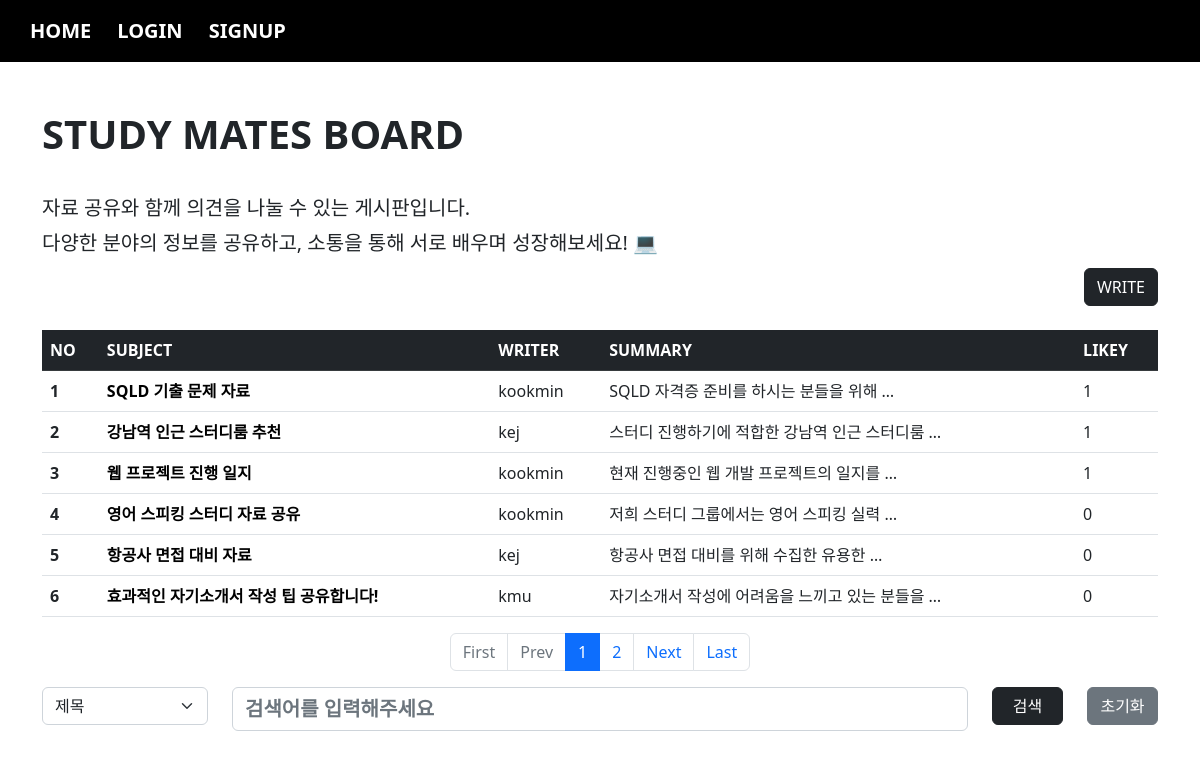
The app's page /board/index/ with its own data.
### board/models.py (models this page shows, shortened)
class Board(models.Model):
    subject = models.CharField(max_length=100)
    writer = models.ForeignKey(User, on_delete=models.CASCADE, related_name="writer", default='')
    content = models.TextField()
    pubdate = models.DateTimeField(default=timezone.now)
    likey = models.ManyToManyField(User, blank=True, related_name="likey")

### acc/models.py (models this page shows, shortened)
class User(AbstractUser):
    comment = models.TextField(blank=True)
    age = models.IntegerField(default=0)
    pic = models.ImageField(upload_to="user/%y")

### board/views.py (the view)
# urls.py: path('index/', views.index, name="index"),
def index(request):
    cate = request.GET.get("cate", "")
    kw = request.GET.get("kw", "")
    pg = request.GET.get("page", 1)
    if kw:
        if cate == "sub":
            b = Board.objects.filter(subject__startswith=kw)
        elif cate == "wri":
            try:
                from acc.models import User
                u = User.objects.get(username=kw)
                b = Board.objects.filter(writer=u)
            except:
                pass
        elif cate == "con":
            b = Board.objects.filter(content__contains=kw)
    else:
        b = Board.objects.all()
    pag = Paginator(b, 6)
    obj = pag.get_page(pg)
    context = {
        "bset" : obj,
        "cate" : cate,
        "kw" : kw,
    }
    return render(request, "board/index.html", context)

### templates/board/index.html (shortened to what this page needs)
{% extends 'base.html' %}
{% block con %}
    {% load mathfilters %}
    <h1><b>STUDY MATES BOARD</b></h1>
    <br>
    <h5 style="line-height : 35px">자료 공유와 함께 의견을 나눌 수 있는 게시판입니다. <br> 다양한 분야의 정보를 공유하고, 소통을 통해 서로 배우며 성장해보세요! 💻</h5>
    <div class="text-end">
        <a class="btn btn-dark" href="{% url 'board:create' %}">WRITE</a>
    </div>
    <table class="table table-hover mt-4">
        <thead>
            <tr class="table-dark">
                <th scope="col">NO</th>
                <th scope="col">SUBJECT</th>
                <th scope="col">WRITER</th>
                <th scope="col">SUMMARY</th>
                <th scope="col">LIKEY</th>
            </tr>
        </thead>
        <tbody>
            {% for i in bset %}
                <tr>
                    <th scope="row">{{ bset.start_index|add:forloop.counter0 }}</th>
                    <td><a href="{% url 'board:detail' i.id %}" class="sub">{{ i.subject }}</a></td>
                    <td>{{ i.writer }}</td>
                    <td>{{ i.content|truncatewords:6 }}</td>
                    <td>{{ i.likey.count }}</td>
                </tr>
            {% empty %}
                <tr class="text-center">
                    <th colspan="5"><h4>{% if kw %} 검색결과가 존재하지 않습니다 {% else %} 첫번째 게시글을 작성해주세요 {% endif %}</h4></th>
                </tr>
            {% endfor %}
        </tbody>
    </table>
    <nav aria-label="Page navigation example">
        <ul class="pagination justify-content-center">
            {% if bset.has_previous %}
            <li class="page-item"><a class="page-link" href="{% url 'board:index' %}?page=1&cate={{cate}}&kw={{kw}}">First</a></li>
            <li class="page-item"><a class="page-link" href="{% url 'board:index' %}?page={{ bset.previous_page_number }}&cate={{cate}}&kw={{kw}}">Prev</a></li>
            {% else %}
                <li class="page-item disabled"><a class="page-link">First</a></li>
                <li class="page-item disabled"><a class="page-link">Prev</a></li>
            {% endif %}
            {% for i in bset.paginator.page_range %}
                {% if i >= bset.number|sub:3 and bset.number|add:3 >= i %}
                    <li class="page-item {% if i == bset.number %} active {% endif %}"><a class="page-link" href="{% url 'board:index' %}?page={{i}}&cate={{cate}}&kw={{kw}}">{{i}}</a></li>
                {% endif %}
            {% endfor %}
            {% if bset.has_next %}
                <li class="page-item"><a class="page-link" href="{% url 'board:index' %}?page={{ bset.next_page_number }}&cate={{cate}}&kw={{kw}}">Next</a></li>
                <li class="page-item"><a class="page-link" href="{% url 'board:index' %}?page={{ bset.paginator.num_pages }}&cate={{cate}}&kw={{kw}}">Last</a></li>
            {% else %}
                <li class="page-item disabled"><a class="page-link">Next</a></li>
                <li class="page-item disabled"><a class="page-link">Last</a></li>
            {% endif %}
        </ul>
    </nav>
    <form>
        <div class="row">
            <div class="col-sm-2">
                <select class="form-select" name="cate">
                    <option value="sub" {% if cate == "sub" %} selected {% endif %}>제목</option>
                </select>
            </div>
            <div class="col-sm-8">
                <input type="text" name="kw" value="{{kw}}" class="form-control" placeholder="검색어를 입력해주세요">
            </div>
            <div class="col-sm-1">
                <button class="btn btn-dark" style="width: 100%;">검색</button>
            </div>
            <div class="col-sm-1">
                <a class="btn btn-secondary" href="{% url 'board:index' %}" style="width: 100%;">초기화</a>
            </div>
        </div>
    </form>
{% endblock %}

### templates/board/index.html (style rules this page uses)
.sub { text-decoration: none; color: black; font-weight: bold; }

### templates/base.html (style rules this page uses)
.form-control { font-weight: bold; font-size: 20px; }

### records on screen
Board: start_index|add "1", subject "SQLD 기출 문제 자료", writer "kookmin", content "SQLD 자격증 준비를 하시는 분들을 위해 …", likey.count "1"
Board: start_index|add "2", subject "강남역 인근 스터디룸 추천", writer "kej", content "스터디 진행하기에 적합한 강남역 인근 스터디룸 …", likey.count "1"
Board: start_index|add "3", subject "웹 프로젝트 진행 일지", writer "kookmin", content "현재 진행중인 웹 개발 프로젝트의 일지를 …", likey.count "1"
Board: start_index|add "4", subject "영어 스피킹 스터디 자료 공유", writer "kookmin", content "저희 스터디 그룹에서는 영어 스피킹 실력 …", likey.count "0"
Board: start_index|add "5", subject "항공사 면접 대비 자료", writer "kej", content "항공사 면접 대비를 위해 수집한 유용한 …", likey.count "0"
Board: start_index|add "6", subject "효과적인 자기소개서 작성 팁 공유합니다!", writer "kmu", content "자기소개서 작성에 어려움을 느끼고 있는 분들을 …", likey.count "0"

### other values on screen
{{ i }} "1" "2"
